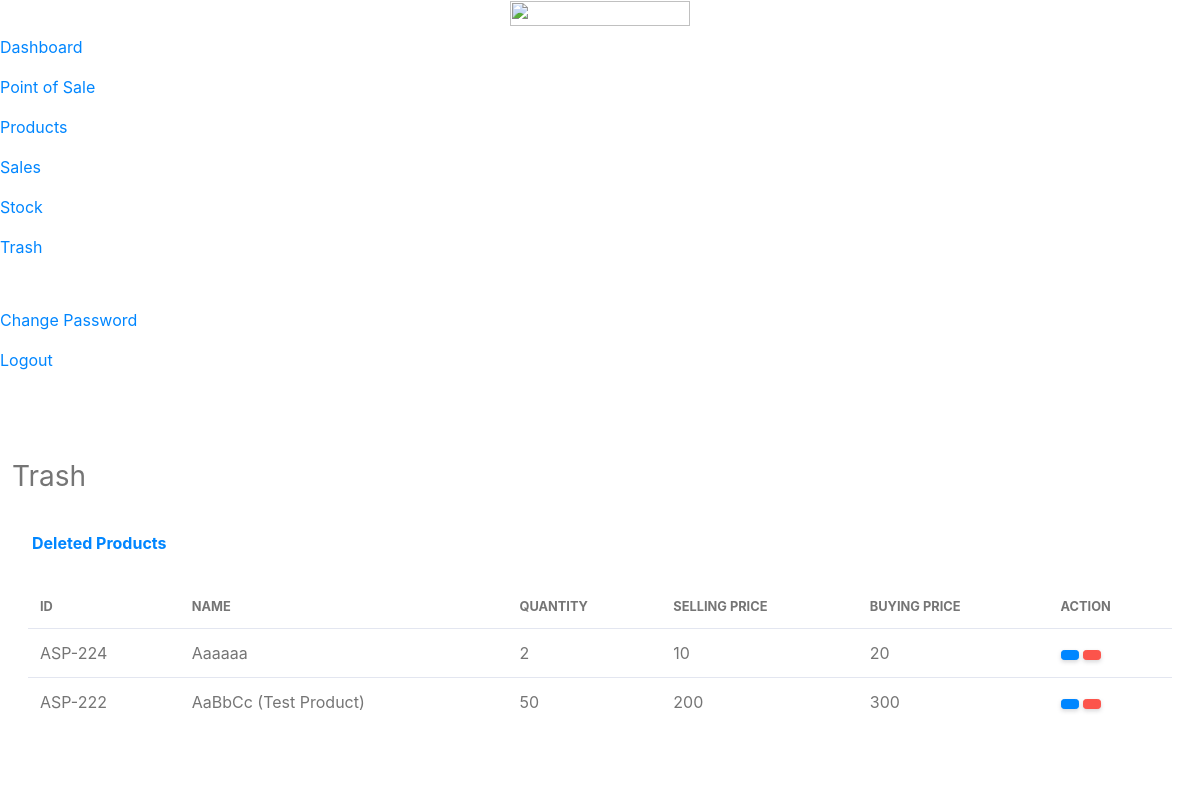
Page /trash.php (signed in) on the committed database.
### tables this page shows
CREATE TABLE `trash` (
  `trashID` int(11) NOT NULL,
  `productID` int(255) NOT NULL,
  `productName` varchar(255) NOT NULL,
  `productQuantity` varchar(255) NOT NULL,
  `buyingPrice` varchar(255) NOT NULL,
  `sellingPrice` varchar(255) NOT NULL,
  `dateDeleted` varchar(255) NOT NULL
);

### trash.php (the view, shortened to what this page needs)
<!DOCTYPE html>
<html lang="en">
<?php
    include 'includes/head.php';
    include 'db/dbConfig.php';
    if(isset($_SESSION['username'])) {
?>
<body id="page-top">
    <div id="wrapper">
        <?php include 'includes/sidebar.php';?>
        <div id="content-wrapper" class="d-flex flex-column">
            <div id="content">
                <?php include 'includes/topbar.php';?>
                <div class="container-fluid" id="container-wrapper">
                    <div class="d-sm-flex align-items-center justify-content-between mb-4">
                        <h1 class="h3 mb-0 text-gray-800">Trash</h1>
                    </div>
                    <div class="row">
                        <div class="col-lg-12">
                            <?php
                                    $fetchProducts = "SELECT * FROM trash";
                                    $fetchProductsSql = mysqli_query($db, $fetchProducts);
                                    if(mysqli_num_rows($fetchProductsSql) == 0) {
                                        echo '<div class="text-center p-1">
                                                <img src="'.BASE_URL.'/images/cover/great.png" class="mt-4" width="30%">
                                                <h4 class="mt-4 text-dark">Great! No deleted products.</h4>
                                            </div>';
                                    }
                                    else {
                            ?>
                            <div class="card mb-4">
                                <div class="card-header py-3 d-flex flex-row align-items-center justify-content-between">
                                    <h6 class="m-0 font-weight-bold text-primary">Deleted Products</h6>
                                </div>
                                <div class="table-responsive p-3">
                                    <table class="table table-hover" id="dataTable">
                                        <thead>
                                            <tr>
                                                <th class="border-0 text-uppercase small font-weight-bold">ID</th>
                                                <th class="border-0 text-uppercase small font-weight-bold">Name</th>
                                                <th class="border-0 text-uppercase small font-weight-bold">Quantity</th>
                                                <th class="border-0 text-uppercase small font-weight-bold">Selling Price</th>
                                                <th class="border-0 text-uppercase small font-weight-bold">Buying Price</th>
                                                <th class="border-0 text-uppercase small font-weight-bold">Action</th>
                                            </tr>
                                        </thead>
                                        <tbody>
                                            <?php
                                                while($row = mysqli_fetch_array($fetchProductsSql)) {
                                                echo '<tr>
                                                        <td>ASP-'.$row['productID'].'</td>
                                                        <td>'.$row['productName'].'</td>
                                                        <td>'.$row['productQuantity'].'</td>
                                                        <td>'.$row['buyingPrice'].'</td>
                                                        <td>'.$row['sellingPrice'].'</td>
                                                        <td>
                                                            <a href="'.BASE_URL.'/trash?recover-id='.$row['productID'].'" class="btn btn-primary btn-sm"><i class="fa fa-redo"></i></a>
                                                            <a href="'.BASE_URL.'/trash?delete-id='.$row['productID'].'" class="btn btn-danger btn-sm"><i class="fas fa-trash"></i></a>
                                                        </td>
                                                    </tr>';
                                                    }
                                            }
                                            ?>
                                        </tbody>
                                    </table>
                                </div>
                            </div>
                        </div>
                    </div>
                </div>
            </div>
        </div>
    </div>
</body>
</html>
<?php } else { header("Location: 404"); } ?>

### rows in the picture
trash: productID "224", productName "Aaaaaa", productQuantity "2", buyingPrice "10", sellingPrice "20"
trash: productID "222", productName "AaBbCc (Test Product)", productQuantity "50", buyingPrice "200", sellingPrice "300"
